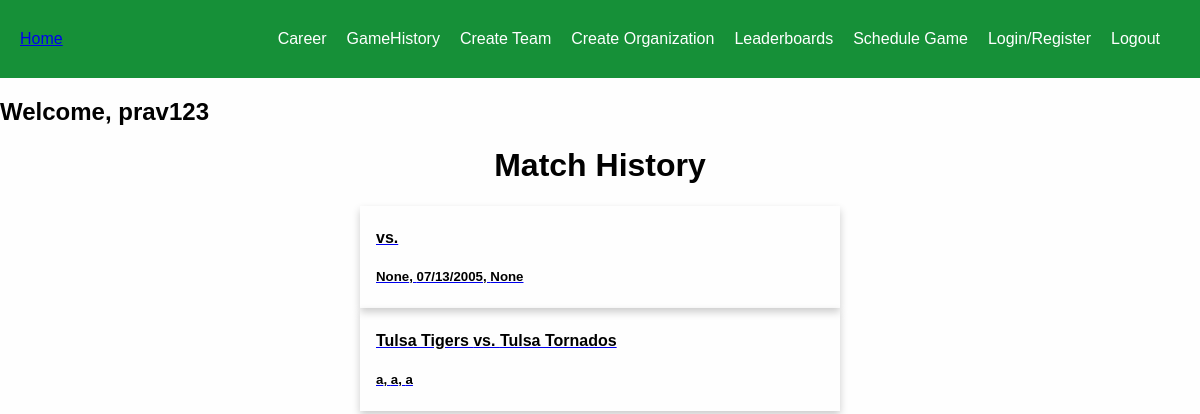
Before: /game-history/ (signed in) with the older database file.
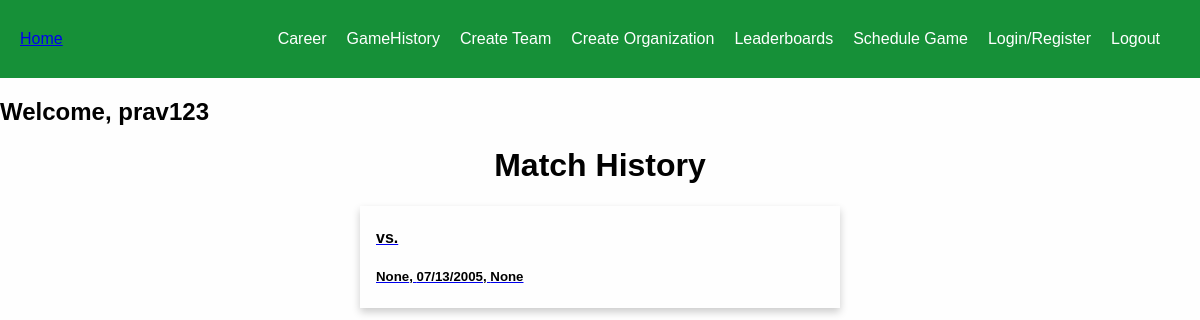
After: the same page with the newer database file.
### base/models.py (models this page shows, shortened)
class Game(models.Model):
    entering_stats = models.BooleanField(default=False,null=True,blank=False) # true if stat entering has began, this is set to true when the inilize game info is submitted
    doneStats = models.BooleanField(default=False,null=True,blank=False) # true is stat entering has concluded, this is set to true when the last over of the last innings is iterated through
    archived = models.BooleanField(default=False,null=True,blank=False) # this is set to true when the user confirms that there is no edits to make to the stats entered.
    winner = models.ForeignKey(Team,on_delete=models.SET_NULL,null=True, related_name="winner",blank=True)
    team1 = models.ForeignKey(Team,on_delete=models.SET_NULL,null=True, related_name="team1")  # team that sent invite
    team2 = models.ForeignKey(Team,on_delete=models.SET_NULL,null=True, related_name="team2")
    temporary = models.BooleanField(default=False,null=True,blank=False)
    batting1_team = models.ForeignKey(Team,on_delete=models.SET_NULL,null=True, related_name="batting1")
    bowling1_team = models.ForeignKey(Team,on_delete=models.SET_NULL,null=True, related_name="bowling1")
    batting2_team = models.ForeignKey(Team,on_delete=models.SET_NULL,null=True, related_name="batting2")
    bowling2_team  = models.ForeignKey(Team,on_delete=models.SET_NULL,null=True, related_name="bowling2")
    date = models.CharField(max_length=200,null=True)
    year = models.CharField(max_length=200,null=True)
    month = models.CharField(max_length=200,null=True)
    day = models.CharField(max_length=200,null=True)
    time = models.CharField(max_length=200,null=True)
    location = models.CharField(max_length=200,null=True)
    overs = models.IntegerField(default=0,null=True,blank=True)
    batting_score1 = models.IntegerField(default=0,null=True,blank=True) # number of runs for the first batting team
    batting_score2 = models.IntegerField(default=0,null=True,blank=True) # number of runs for second batting team
    bowling_score1 = models.IntegerField(default=0,null=True,blank=True) # number of wickets for the frist bowling team
    bowling_score2 = models.IntegerField(default=0,null=True,blank=True) # number of wickets for the second bowling team
    current_innings =  models.IntegerField(default=1,  null=True,blank=True)
    current_over = models.IntegerField(default=1,  null=True,blank=True)
    current_ball = models.IntegerField(default=1,  null=True,blank=True)
    ball1 = models.CharField(max_length=200,null=True) # icon of first ball in current over
    ball2 = models.CharField(max_length=200,null=True)
    ball3 = models.CharField(max_length=200,null=True)
    ball4 = models.CharField(max_length=200,null=True)
    ball5 = models.CharField(max_length=200,null=True)
    ball6 = models.CharField(max_length=200,null=True)
    on_strike_batsman = models.OneToOneField("Player", related_name="on_strike_batsman",on_delete=models.SET_NULL,null=True,blank=True,unique=False)
    off_strike_batsman = models.OneToOneField("Player", related_name="off_strike_batsman",on_delete=models.SET_NULL,null=True,blank=True,unique=False)
    current_bowler = models.OneToOneField("Player", related_name="current_bowler",on_delete=models.SET_NULL,null=True,blank=True,unique=False)
    players_stats = models.ManyToManyField("PlayerGameStat", related_name="players_stats", blank=True)

class Team(models.Model):
    name = models.CharField(max_length=200,null=True)
    captain = models.OneToOneField("Player", related_name="captain",on_delete=models.SET_NULL,null=True,blank=True,unique=False)
    players = models.ManyToManyField("Player", related_name="players", blank=True)
    games_played = models.IntegerField(default=0,null=True,blank=True)
    games_won = models.IntegerField(default=0,null=True,blank=True)
    runs_average = models.FloatField(default=0,null=True,blank=True)
    wickets_average = models.FloatField(default=0,null=True,blank=True)
    games = models.ManyToManyField("Game", related_name="gammes", blank=True)
    temporary = models.BooleanField(default=False,null=True,blank=False)
    organization = models.ForeignKey(Organization,on_delete=models.SET_NULL,null=True, related_name="winner",blank=True)

### base/views.py (the view)
# urls.py: path("game-history/", views.game_history, name="game-history"),
def game_history(request):
    user = request.user
    games = []
    for g in user.games.all():
        if g.doneStats == True:  # a game-object is completed if
            games.append(g)
    context = {"games":games}
    return render(request, "base/game_history.html", context)

### base/templates/base/game_history.html (shortened to what this page needs)
{% extends 'main.html' %}
{% block content%}
<h1 class="center">Match History</h1>
{% for game in games %}
    <a href="{% url 'view-game' game.id %}">
      <div class="card">
          <div class="container">
                  <h4>{{game.team1.name}} vs. {{game.team2.name}}</h4>
                  <h5>{{game.location}}, {{game.date}}, {{game.time}}</h5>
          </div>
      </div>
    </a>
{% endfor %}
{% endblock %}

Changed rows visible on the page:
removed Game: team1.name "Tulsa Tigers", team2.name "Tulsa Tornados", location "a", date "a", time "a"
